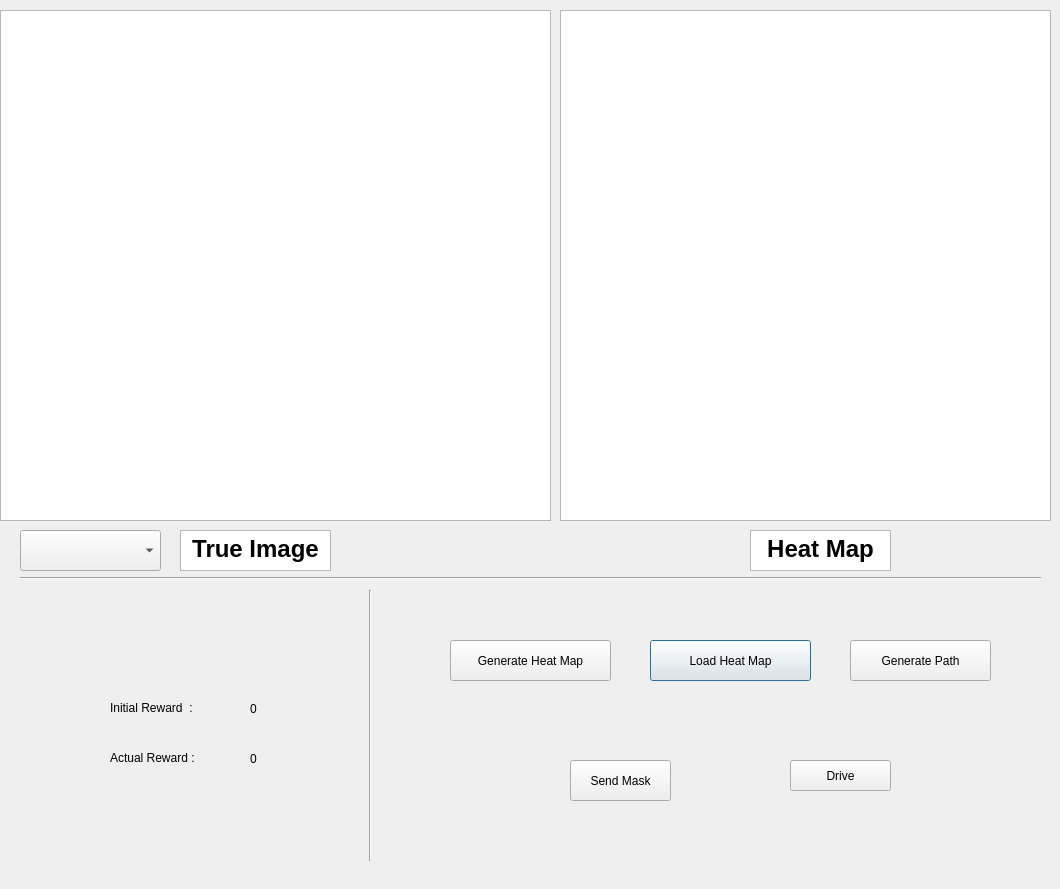
<?xml version="1.0" encoding="UTF-8"?>
<ui version="4.0">
 <class>Dialog</class>
 <widget class="QDialog" name="Dialog">
  <property name="geometry">
   <rect>
    <x>0</x>
    <y>0</y>
    <width>1060</width>
    <height>889</height>
   </rect>
  </property>
  <property name="windowTitle">
   <string>Dialog</string>
  </property>
  <widget class="QLabel" name="label1">
   <property name="geometry">
    <rect>
     <x>80</x>
     <y>200</y>
     <width>191</width>
     <height>71</height>
    </rect>
   </property>
   <property name="text">
    <string/>
   </property>
  </widget>
  <widget class="QGraphicsView" name="graphicsView">
   <property name="geometry">
    <rect>
     <x>0</x>
     <y>10</y>
     <width>551</width>
     <height>511</height>
    </rect>
   </property>
  </widget>
  <widget class="QGraphicsView" name="graphicsView_2">
   <property name="geometry">
    <rect>
     <x>560</x>
     <y>10</y>
     <width>491</width>
     <height>511</height>
    </rect>
   </property>
  </widget>
  <widget class="QPushButton" name="button_heatmap">
   <property name="geometry">
    <rect>
     <x>650</x>
     <y>640</y>
     <width>161</width>
     <height>41</height>
    </rect>
   </property>
   <property name="text">
    <string>Load Heat Map</string>
   </property>
  </widget>
  <widget class="QPushButton" name="button_generate_heatmap">
   <property name="geometry">
    <rect>
     <x>450</x>
     <y>640</y>
     <width>161</width>
     <height>41</height>
    </rect>
   </property>
   <property name="text">
    <string>Generate Heat Map</string>
   </property>
  </widget>
  <widget class="Line" name="line">
   <property name="geometry">
    <rect>
     <x>20</x>
     <y>570</y>
     <width>1021</width>
     <height>16</height>
    </rect>
   </property>
   <property name="orientation">
    <enum>Qt::Horizontal</enum>
   </property>
  </widget>
  <widget class="Line" name="line_3">
   <property name="geometry">
    <rect>
     <x>360</x>
     <y>590</y>
     <width>20</width>
     <height>271</height>
    </rect>
   </property>
   <property name="orientation">
    <enum>Qt::Vertical</enum>
   </property>
  </widget>
  <widget class="QPushButton" name="button_generate_path">
   <property name="geometry">
    <rect>
     <x>850</x>
     <y>640</y>
     <width>141</width>
     <height>41</height>
    </rect>
   </property>
   <property name="text">
    <string>Generate Path</string>
   </property>
  </widget>
  <widget class = "QComboBox" name="layer_drop_down">
    <property name="geometry">
      <rect>
        <x>20</x>
        <y>530</y>
        <width>141</width>
        <height>41</height>
      </rect>
    </property>
<!--     <property name="itemData">
      <string>Drop Down</string>
    </property> -->
  </widget>
  <widget class="QTextBrowser" name="textBrowser_2">
   <property name="geometry">
    <rect>
     <x>180</x>
     <y>530</y>
     <width>151</width>
     <height>41</height>
    </rect>
   </property>
   <property name="html">
    <string>&lt;!DOCTYPE HTML PUBLIC &quot;-//W3C//DTD HTML 4.0//EN&quot; &quot;http://www.w3.org/TR/REC-html40/strict.dtd&quot;&gt;
&lt;html&gt;&lt;head&gt;&lt;meta name=&quot;qrichtext&quot; content=&quot;1&quot; /&gt;&lt;style type=&quot;text/css&quot;&gt;
p, li { white-space: pre-wrap; }
&lt;/style&gt;&lt;/head&gt;&lt;body style=&quot; font-family:'Ubuntu'; font-size:11pt; font-weight:400; font-style:normal;&quot;&gt;
&lt;p align=&quot;center&quot; style=&quot; margin-top:0px; margin-bottom:0px; margin-left:0px; margin-right:0px; -qt-block-indent:0; text-indent:0px;&quot;&gt;&lt;span style=&quot; font-size:18pt; font-weight:600;&quot;&gt;True Image&lt;/span&gt;&lt;/p&gt;&lt;/body&gt;&lt;/html&gt;</string>
   </property>
  </widget>
  <widget class="QTextBrowser" name="textBrowser_3">
   <property name="geometry">
    <rect>
     <x>750</x>
     <y>530</y>
     <width>141</width>
     <height>41</height>
    </rect>
   </property>
   <property name="html">
    <string>&lt;!DOCTYPE HTML PUBLIC &quot;-//W3C//DTD HTML 4.0//EN&quot; &quot;http://www.w3.org/TR/REC-html40/strict.dtd&quot;&gt;
&lt;html&gt;&lt;head&gt;&lt;meta name=&quot;qrichtext&quot; content=&quot;1&quot; /&gt;&lt;style type=&quot;text/css&quot;&gt;
p, li { white-space: pre-wrap; }
&lt;/style&gt;&lt;/head&gt;&lt;body style=&quot; font-family:'Ubuntu'; font-size:11pt; font-weight:400; font-style:normal;&quot;&gt;
&lt;p align=&quot;center&quot; style=&quot; margin-top:0px; margin-bottom:0px; margin-left:0px; margin-right:0px; -qt-block-indent:0; text-indent:0px;&quot;&gt;&lt;span style=&quot; font-size:18pt; font-weight:600;&quot;&gt;Heat Map&lt;/span&gt;&lt;/p&gt;&lt;/body&gt;&lt;/html&gt;</string>
   </property>
  </widget>
  <widget class="QPushButton" name="button_drive">
   <property name="geometry">
    <rect>
     <x>790</x>
     <y>760</y>
     <width>101</width>
     <height>31</height>
    </rect>
   </property>
   <property name="text">
    <string>Drive</string>
   </property>
  </widget>
  <widget class="QLabel" name="label_reward">
   <property name="geometry">
    <rect>
     <x>250</x>
     <y>700</y>
     <width>67</width>
     <height>17</height>
    </rect>
   </property>
   <property name="text">
    <string>0</string>
   </property>
  </widget>
  <widget class="QLabel" name="label_2">
   <property name="geometry">
    <rect>
     <x>110</x>
     <y>700</y>
     <width>111</width>
     <height>16</height>
    </rect>
   </property>
   <property name="text">
    <string>Initial Reward  :</string>
   </property>
  </widget>
  <widget class="QPushButton" name="button_send_mask">
   <property name="geometry">
    <rect>
     <x>570</x>
     <y>760</y>
     <width>101</width>
     <height>41</height>
    </rect>
   </property>
   <property name="text">
    <string>Send Mask</string>
   </property>
  </widget>
  <widget class="QLabel" name="label">
   <property name="geometry">
    <rect>
     <x>110</x>
     <y>750</y>
     <width>111</width>
     <height>16</height>
    </rect>
   </property>
   <property name="text">
    <string>Actual Reward :</string>
   </property>
  </widget>
  <widget class="QLabel" name="label_actual_reward">
   <property name="geometry">
    <rect>
     <x>250</x>
     <y>750</y>
     <width>67</width>
     <height>17</height>
    </rect>
   </property>
   <property name="text">
    <string>0</string>
   </property>
  </widget>
 </widget>
 <resources/>
 <connections/>
</ui>
